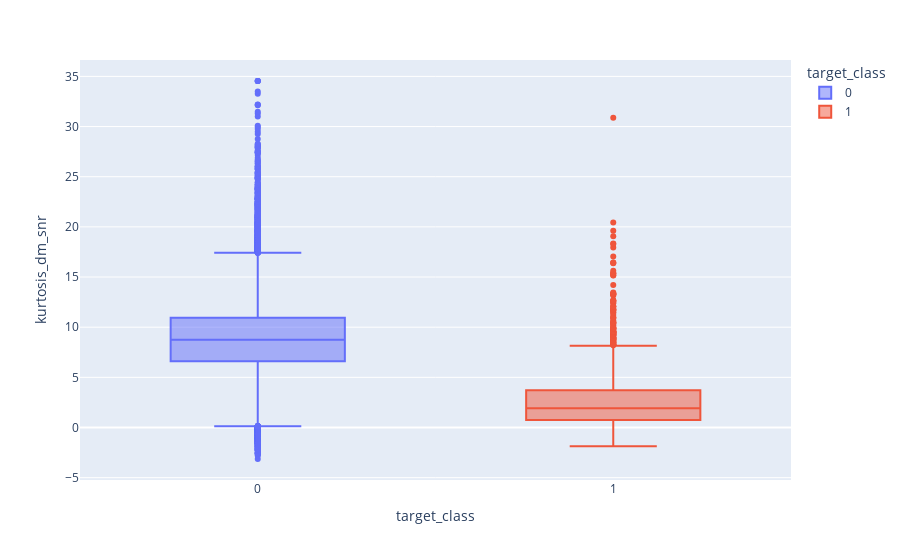

Notebook cell for this chart:
### Code cell
px.box(df_stars,x='target_class', y='kurtosis_dm_snr', color='target_class')

### Figure 1 — Plotly figure (JSON) as saved in the notebook; plotly's stock layout.template omitted (floating-point values rounded to 4 significant figures; data arrays with more than 128 entries replaced by an {"elided": "..."} marker saying what was removed)
{"data": [{"alignmentgroup": "True", "hovertemplate": "target_class=%{x}<br>kurtosis_dm_snr=%{y}<extra></extra>", "legendgroup": "0", "marker": {"color": "#636efa"}, "name": "0", "notched": false, "offsetgroup": "0", "orientation": "v", "showlegend": true, "type": "box", "x": {"elided": "16259 int values"}, "x0": " ", "xaxis": "x", "y": {"elided": "16259 float values"}, "y0": " ", "yaxis": "y"}, {"alignmentgroup": "True", "hovertemplate": "target_class=%{x}<br>kurtosis_dm_snr=%{y}<extra></extra>", "legendgroup": "1", "marker": {"color": "#EF553B"}, "name": "1", "notched": false, "offsetgroup": "1", "orientation": "v", "showlegend": true, "type": "box", "x": {"elided": "1639 int values"}, "x0": " ", "xaxis": "x", "y": {"elided": "1639 float values"}, "y0": " ", "yaxis": "y"}], "layout": {"boxmode": "overlay", "legend": {"title": {"text": "target_class"}, "tracegroupgap": 0}, "margin": {"t": 60}, "xaxis": {"anchor": "y", "categoryarray": [0, 1], "categoryorder": "array", "domain": [0, 1], "title": {"text": "target_class"}}, "yaxis": {"anchor": "x", "domain": [0, 1], "title": {"text": "kurtosis_dm_snr"}}}}
